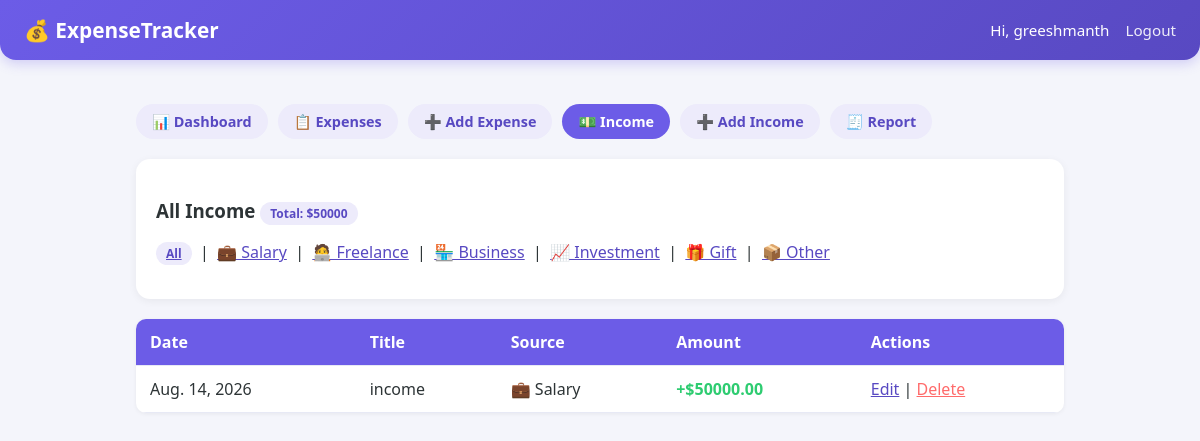
Screenshot of /income/ (signed in) with the database file from the repository.
### expenses/models.py (models this page shows, shortened)
class Income(models.Model):
    user = models.ForeignKey(User, on_delete=models.CASCADE)
    source = models.CharField(max_length=20, choices=INCOME_SOURCE_CHOICES, default="salary")
    title = models.CharField(max_length=100)
    amount = models.DecimalField(max_digits=10, decimal_places=2)
    date = models.DateField()
    notes = models.TextField(blank=True)
    created_at = models.DateTimeField(auto_now_add=True)
    class Meta:
        ordering = ["-date", "-created_at"]

### expenses/views.py (the view)
# urls.py: path("income/", views.income_list, name="income_list"),
@login_required
def income_list(request):
    incomes = Income.objects.filter(user=request.user)
    source = request.GET.get("source")
    if source:
        incomes = incomes.filter(source=source)
    total = incomes.aggregate(Sum("amount"))["amount__sum"] or 0
    return render(request, "expenses/income_list.html", {
        "incomes": incomes, "total": total,
        "sources": INCOME_SOURCE_CHOICES,
        "selected_source": source,
    })

### expenses/templates/expenses/income_list.html
{% extends "expenses/base.html" %}
{% block content %}
<div class="card">
  <h3>All Income <span class="badge">Total: ${{ total }}</span></h3>
  <p>
    <a href="{% url 'income_list' %}" class="{% if not selected_source %}badge{% endif %}">All</a>
    {% for value, label in sources %}
      &nbsp;|&nbsp; <a href="?source={{ value }}" class="{% if selected_source == value %}badge{% endif %}">{{ label }}</a>
    {% endfor %}
  </p>
</div>
<table>
<tr><th>Date</th><th>Title</th><th>Source</th><th>Amount</th><th>Actions</th></tr>
{% for i in incomes %}
<tr>
  <td>{{ i.date }}</td>
  <td>{{ i.title }}</td>
  <td>{{ i.get_source_display }}</td>
  <td class="amt-pos">+${{ i.amount }}</td>
  <td>
    <a href="{% url 'income_edit' i.pk %}">Edit</a> |
    <a href="{% url 'income_delete' i.pk %}" style="color:var(--danger)">Delete</a>
  </td>
</tr>
{% empty %}
<tr><td colspan="5">No income recorded yet.</td></tr>
{% endfor %}
</table>
{% endblock %}

### expenses/templates/expenses/base.html (shortened to what this page needs)
<!DOCTYPE html>
<html>
<head>
</head>
<body>
<nav>
  <h2>💰 ExpenseTracker</h2>
  <div class="navlinks">
  {% if user.is_authenticated %}
    <span>Hi, {{ user.username }}</span> <a href="{% url 'logout' %}">Logout</a>
  {% else %}
    <a href="{% url 'login' %}">Login</a> <a href="{% url 'signup' %}">Sign up</a>
  {% endif %}
  </div>
</nav>
<div class="wrap">
{% if user.is_authenticated %}
<div class="tabs">
  <a href="{% url 'dashboard' %}" class="{% if request.resolver_match.url_name == 'dashboard' %}active{% endif %}">📊 Dashboard</a>
  <a href="{% url 'expense_list' %}" class="{% if request.resolver_match.url_name == 'expense_list' %}active{% endif %}">📋 Expenses</a>
  <a href="{% url 'expense_add' %}" class="{% if request.resolver_match.url_name == 'expense_add' %}active{% endif %}">➕ Add Expense</a>
  <a href="{% url 'income_list' %}" class="{% if request.resolver_match.url_name == 'income_list' %}active{% endif %}">💵 Income</a>
  <a href="{% url 'income_add' %}" class="{% if request.resolver_match.url_name == 'income_add' %}active{% endif %}">➕ Add Income</a>
  <a href="{% url 'report' %}" class="{% if request.resolver_match.url_name == 'report' %}active{% endif %}">🧾 Report</a>
</div>
{% endif %}
{% block content %}{% endblock %}
</div>
</body>
</html>

### expenses/templates/expenses/base.html (style rules this page uses)
:root { --primary:#6C5CE7; --primary-dark:#5849c2; --accent:#00CEC9; --bg:#F4F5FB; --card:#FFFFFF; --text:#2D3436; --muted:#7f8c9c; --danger:#FF6B6B; --success:#2ECC71; --border:#E7E9F5; }
* { box-sizing:border-box }
body { font-family:'Segoe UI',Arial,sans-serif; margin:0;background:var(--bg);color:var(--text); }
.wrap { max-width:960px;margin:0 auto;padding:24px 16px 60px }
nav { display:flex;justify-content:space-between;align-items:center; background:linear-gradient(135deg,var(--primary),var(--primary-dark)); color:#fff;padding:16px 24px;border-radius:0 0 16px 16px; box-shadow:0 4px 12px rgba(108,92,231,.25); }
nav h2 { margin:0;font-size:1.3rem }
nav a { color:#fff;text-decoration:none;font-weight:500;opacity:.9 }
.navlinks { display:flex;gap:16px;align-items:center;font-size:.95rem }
.tabs { display:flex;gap:10px;margin:20px 0;flex-wrap:wrap }
.tabs a { padding:8px 16px;border-radius:20px;text-decoration:none; color:var(--primary-dark);background:#EDEBFB;font-weight:600;font-size:.9rem; }
.tabs a.active { background:var(--primary);color:#fff }
a { color:var(--primary-dark) }
table { width:100%;border-collapse:collapse;background:var(--card);border-radius:10px;overflow:hidden;box-shadow:0 1px 4px rgba(0,0,0,.06) }
th,td { padding:12px 14px;text-align:left;border-bottom:1px solid var(--border) }
th { background:var(--primary);color:#fff;font-weight:600 }
.card { background:var(--card);padding:20px;border-radius:14px;margin-bottom:20px;box-shadow:0 2px 8px rgba(0,0,0,.06) }
.amt-pos { color:var(--success);font-weight:700 }
.badge { padding:3px 10px;border-radius:12px;font-size:.75rem;font-weight:600;background:#EDEBFB;color:var(--primary-dark) }

### rows the page displays
Income: date "Aug. 14, 2026", title "income", source "💼 Salary", amount "50000.00"

### other values shown
{{ user.username }} "greeshmanth"
{{ total }} "50000"
{{ label }} "💼 Salary" "🧑‍💻 Freelance" "🏪 Business" "📈 Investment" "🎁 Gift" "📦 Other"
